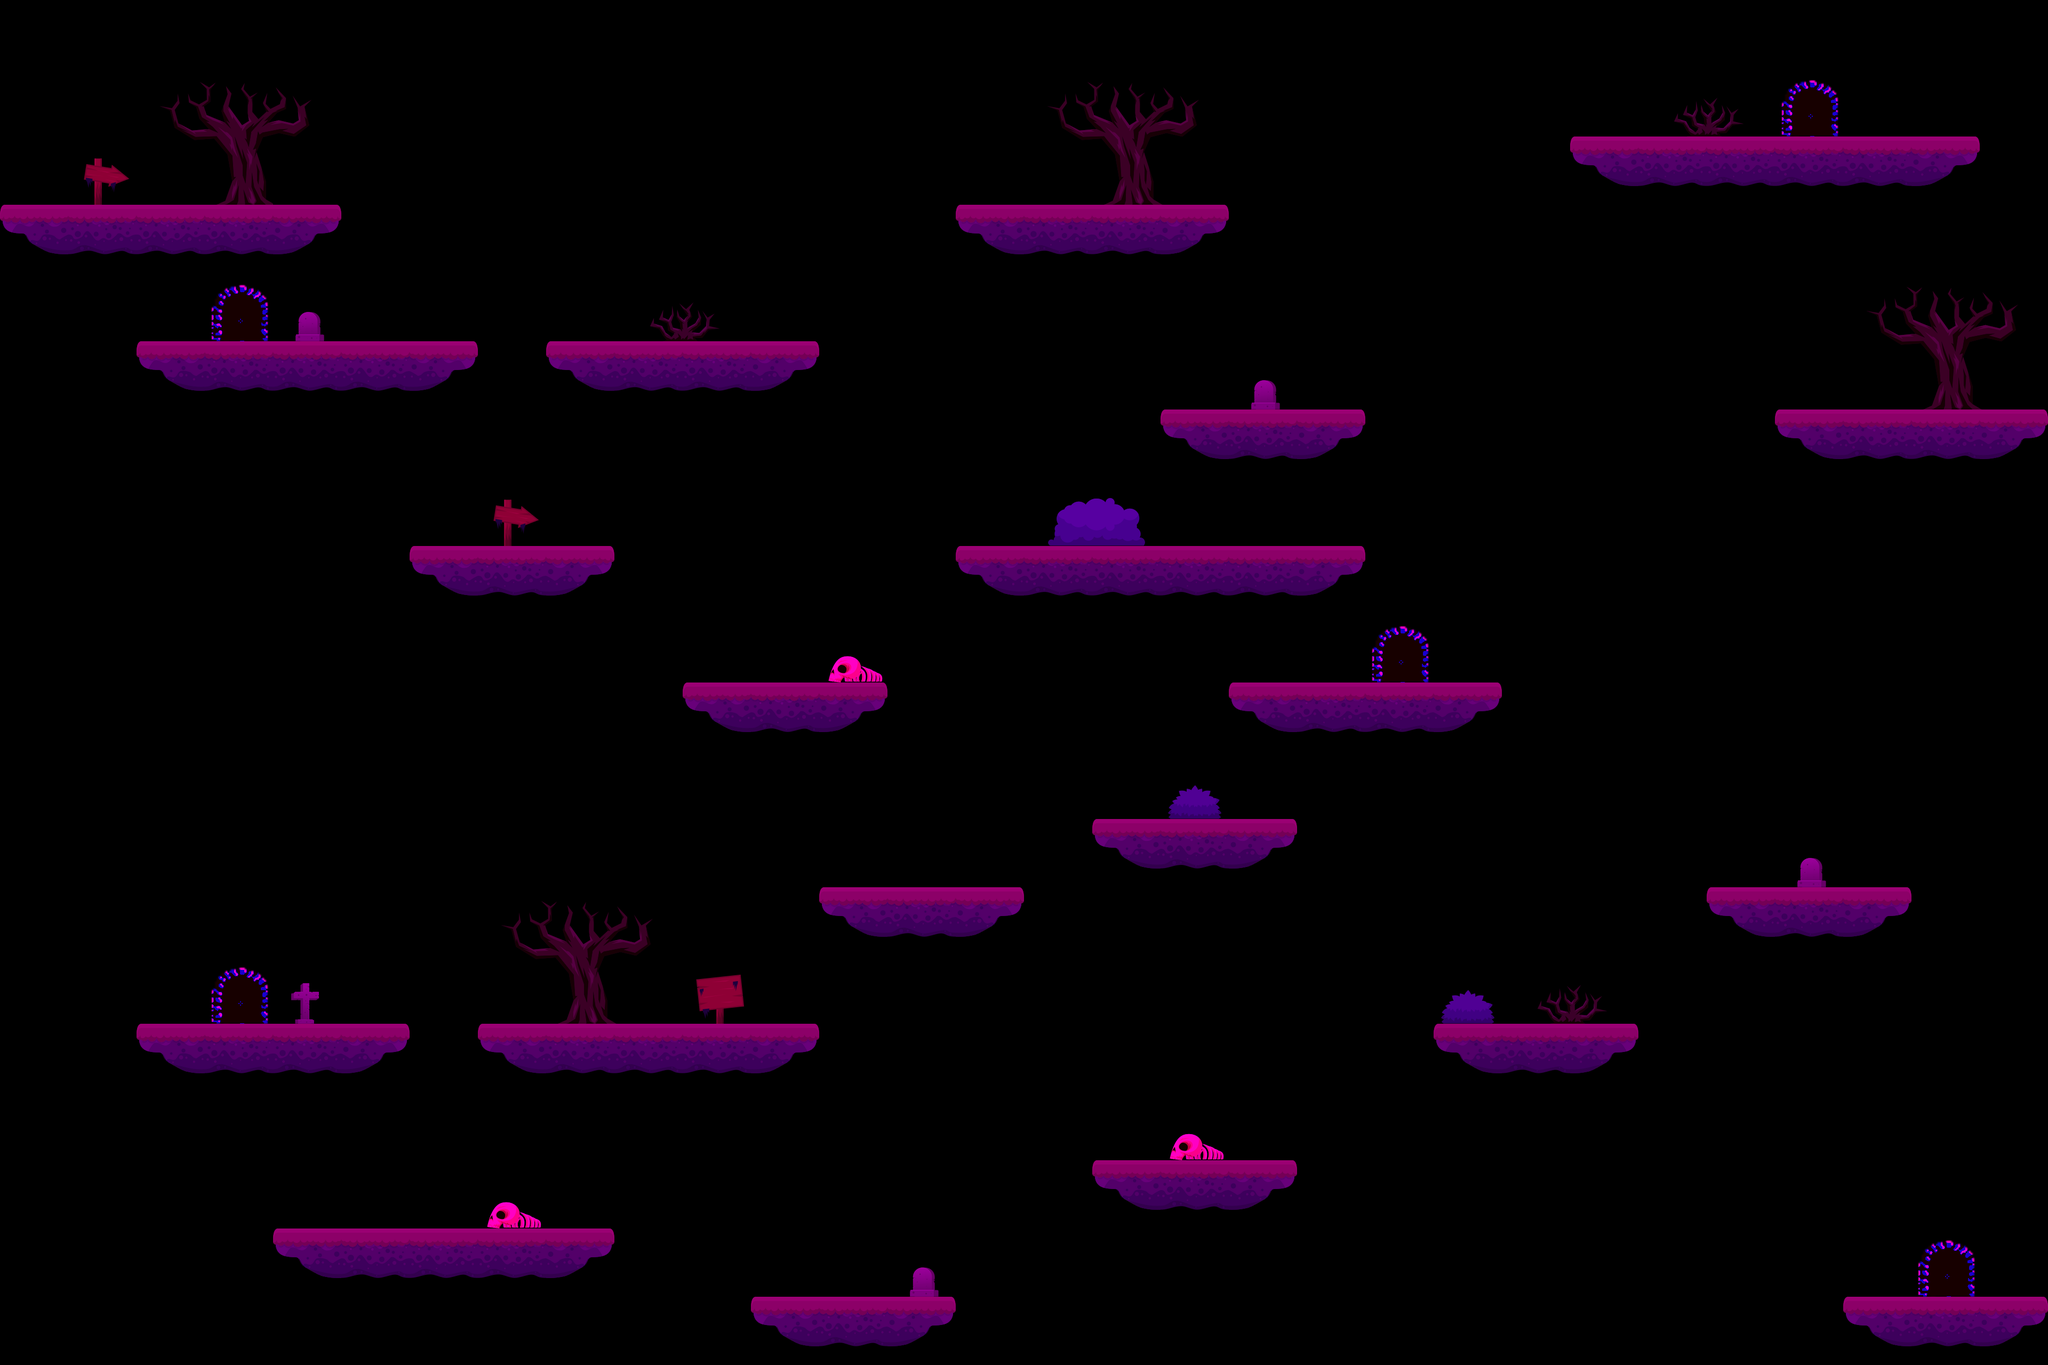

A level layout from a 2D game, rendered from its tile map. Below: a short description, then the map file with its tile-grid data intact:
An orthogonal 30x20 tile map with 128x128 px tiles, 2 tile layers (platforms, decals), 2 tilesets.

<map version="1.9" tiledversion="1.9.2" orientation="orthogonal" renderorder="right-down" width="30" height="20" tilewidth="128" tileheight="128" infinite="0" nextlayerid="5" nextobjectid="1">
 <tileset firstgid="1" source="tiles.tsx" />
 <tileset firstgid="21" source="decals.tsx" />
 <layer id="1" name="platforms" width="30" height="20">
  <data encoding="csv">
0,0,0,0,0,0,0,0,0,0,0,0,0,0,0,0,0,0,0,0,0,0,0,0,0,0,0,0,0,0,
0,0,0,0,0,0,0,0,0,0,0,0,0,0,0,0,0,0,0,0,0,0,0,0,0,0,0,0,0,0,
0,0,0,0,0,0,0,0,0,0,0,0,0,0,0,0,0,0,0,0,0,0,0,18,19,19,19,19,20,0,
18,19,19,19,20,0,0,0,0,0,0,0,0,0,18,19,19,20,0,0,0,0,0,0,0,0,0,0,0,0,
0,0,0,0,0,0,0,0,0,0,0,0,0,0,0,0,0,0,0,0,0,0,0,0,0,0,0,0,0,0,
0,0,18,19,19,19,20,0,18,19,19,20,0,0,0,0,0,0,0,0,0,0,0,0,0,0,0,0,0,0,
0,0,0,0,0,0,0,0,0,0,0,0,0,0,0,0,0,18,19,20,0,0,0,0,0,0,18,19,19,20,
0,0,0,0,0,0,0,0,0,0,0,0,0,0,0,0,0,0,0,0,0,0,0,0,0,0,0,0,0,0,
0,0,0,0,0,0,18,19,20,0,0,0,0,0,18,19,19,19,19,20,0,0,0,0,0,0,0,0,0,0,
0,0,0,0,0,0,0,0,0,0,0,0,0,0,0,0,0,0,0,0,0,0,0,0,0,0,0,0,0,0,
0,0,0,0,0,0,0,0,0,0,18,19,20,0,0,0,0,0,18,19,19,20,0,0,0,0,0,0,0,0,
0,0,0,0,0,0,0,0,0,0,0,0,0,0,0,0,0,0,0,0,0,0,0,0,0,0,0,0,0,0,
0,0,0,0,0,0,0,0,0,0,0,0,0,0,0,0,18,19,20,0,0,0,0,0,0,0,0,0,0,0,
0,0,0,0,0,0,0,0,0,0,0,0,18,19,20,0,0,0,0,0,0,0,0,0,0,18,19,20,0,0,
0,0,0,0,0,0,0,0,0,0,0,0,0,0,0,0,0,0,0,0,0,0,0,0,0,0,0,0,0,0,
0,0,18,19,19,20,0,18,19,19,19,20,0,0,0,0,0,0,0,0,0,18,19,20,0,0,0,0,0,0,
0,0,0,0,0,0,0,0,0,0,0,0,0,0,0,0,0,0,0,0,0,0,0,0,0,0,0,0,0,0,
0,0,0,0,0,0,0,0,0,0,0,0,0,0,0,0,18,19,20,0,0,0,0,0,0,0,0,0,0,0,
0,0,0,0,18,19,19,19,20,0,0,0,0,0,0,0,0,0,0,0,0,0,0,0,0,0,0,0,0,0,
0,0,0,0,0,0,0,0,0,0,0,18,19,20,0,0,0,0,0,0,0,0,0,0,0,0,0,18,19,20
</data>
 </layer>
 <layer id="4" name="decals" width="30" height="20">
  <data encoding="csv">
0,0,0,0,0,0,0,0,0,0,0,0,0,0,0,0,0,0,0,0,0,0,0,0,0,0,0,0,0,0,
0,0,39,40,41,0,0,0,0,0,0,0,0,0,0,39,40,41,0,0,0,0,0,0,26,27,52,0,0,0,
0,21,54,55,0,29,0,0,0,0,0,0,0,0,0,54,55,56,0,0,0,0,0,0,0,0,0,0,0,0,
0,0,0,0,0,0,0,0,0,0,0,0,0,0,0,0,0,0,0,0,0,0,0,0,0,0,0,0,0,0,
0,0,0,52,38,0,0,0,0,26,27,0,0,0,0,0,0,0,0,0,0,0,0,0,0,0,0,39,40,41,
0,0,0,0,0,0,0,0,0,0,0,0,0,0,0,0,0,0,38,0,0,0,0,0,0,0,0,54,55,56,
0,0,0,0,0,0,0,0,0,0,0,0,0,0,0,0,0,0,0,0,0,0,0,0,0,0,0,0,0,0,
0,0,0,0,0,0,0,21,0,0,0,0,0,0,0,22,23,0,0,0,0,0,0,0,0,0,0,0,0,0,
0,0,0,0,0,0,0,0,0,0,0,0,0,0,0,0,0,0,0,0,0,0,0,0,0,0,0,0,0,0,
0,0,0,0,0,0,0,0,0,0,0,0,37,0,0,0,0,0,0,0,52,0,0,0,0,0,0,0,0,0,
0,0,0,0,0,0,0,0,0,0,0,0,0,0,0,0,0,0,0,0,0,0,0,0,0,0,0,0,0,0,
0,0,0,0,0,0,0,0,0,0,0,0,0,0,0,0,0,24,0,0,0,0,0,0,0,0,0,0,0,0,
0,0,0,0,0,0,0,0,0,0,0,0,0,0,0,0,0,0,0,0,0,0,0,0,0,0,38,0,0,0,
0,0,0,0,0,0,0,39,40,41,0,0,0,0,0,0,0,0,0,0,0,0,0,0,0,0,0,0,0,0,
0,0,0,52,36,0,0,54,55,56,51,0,0,0,0,0,0,0,0,0,0,24,26,27,0,0,0,0,0,0,
0,0,0,0,0,0,0,0,0,0,0,0,0,0,0,0,0,0,0,0,0,0,0,0,0,0,0,0,0,0,
0,0,0,0,0,0,0,0,0,0,0,0,0,0,0,0,0,37,0,0,0,0,0,0,0,0,0,0,0,0,
0,0,0,0,0,0,0,37,0,0,0,0,0,0,0,0,0,0,0,0,0,0,0,0,0,0,0,0,0,0,
0,0,0,0,0,0,0,0,0,0,0,0,0,38,0,0,0,0,0,0,0,0,0,0,0,0,0,0,52,0,
0,0,0,0,0,0,0,0,0,0,0,0,0,0,0,0,0,0,0,0,0,0,0,0,0,0,0,0,0,0
</data>
 </layer>
</map>
